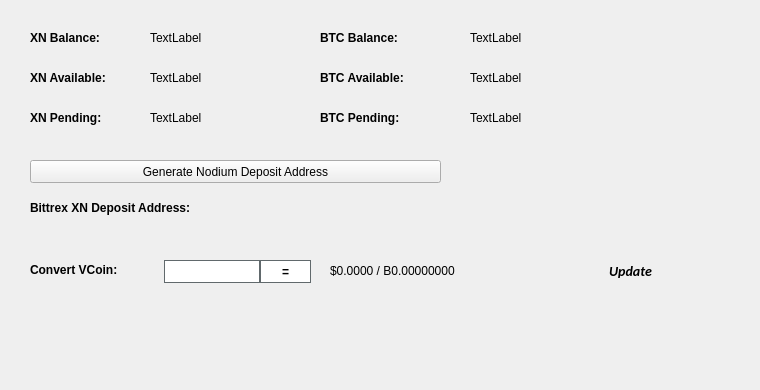
   <widget class="QWidget" name="BalanceTab">
    <attribute name="title">
     <string>Balance</string>
    </attribute>
    <widget class="QLabel" name="BitcoinBalanceLabel">
     <property name="geometry">
      <rect>
       <x>470</x>
       <y>30</y>
       <width>150</width>
       <height>16</height>
      </rect>
     </property>
     <property name="text">
      <string>TextLabel</string>
     </property>
    </widget>
    <widget class="QLabel" name="XNBalanceLabel">
     <property name="geometry">
      <rect>
       <x>150</x>
       <y>30</y>
       <width>150</width>
       <height>16</height>
      </rect>
     </property>
     <property name="text">
      <string>TextLabel</string>
     </property>
    </widget>
    <widget class="QLabel" name="label_11">
     <property name="geometry">
      <rect>
       <x>30</x>
       <y>30</y>
       <width>101</width>
       <height>16</height>
      </rect>
     </property>
     <property name="font">
      <font>
       <weight>75</weight>
       <bold>true</bold>
      </font>
     </property>
     <property name="text">
      <string>XN Balance:</string>
     </property>
    </widget>
    <widget class="QLabel" name="label_12">
     <property name="geometry">
      <rect>
       <x>320</x>
       <y>30</y>
       <width>101</width>
       <height>16</height>
      </rect>
     </property>
     <property name="font">
      <font>
       <weight>75</weight>
       <bold>true</bold>
      </font>
     </property>
     <property name="text">
      <string>BTC Balance:</string>
     </property>
    </widget>
    <widget class="QLabel" name="XNAvailableLabel_2">
     <property name="geometry">
      <rect>
       <x>150</x>
       <y>70</y>
       <width>150</width>
       <height>16</height>
      </rect>
     </property>
     <property name="text">
      <string>TextLabel</string>
     </property>
    </widget>
    <widget class="QLabel" name="label_13">
     <property name="geometry">
      <rect>
       <x>30</x>
       <y>70</y>
       <width>111</width>
       <height>16</height>
      </rect>
     </property>
     <property name="font">
      <font>
       <weight>75</weight>
       <bold>true</bold>
      </font>
     </property>
     <property name="text">
      <string>XN Available:</string>
     </property>
    </widget>
    <widget class="QLabel" name="label_14">
     <property name="geometry">
      <rect>
       <x>30</x>
       <y>110</y>
       <width>101</width>
       <height>16</height>
      </rect>
     </property>
     <property name="font">
      <font>
       <weight>75</weight>
       <bold>true</bold>
      </font>
     </property>
     <property name="text">
      <string>XN Pending:</string>
     </property>
    </widget>
    <widget class="QLabel" name="XNPendingLabel">
     <property name="geometry">
      <rect>
       <x>150</x>
       <y>110</y>
       <width>150</width>
       <height>16</height>
      </rect>
     </property>
     <property name="text">
      <string>TextLabel</string>
     </property>
    </widget>
    <widget class="QLabel" name="label_15">
     <property name="geometry">
      <rect>
       <x>320</x>
       <y>70</y>
       <width>111</width>
       <height>16</height>
      </rect>
     </property>
     <property name="font">
      <font>
       <weight>75</weight>
       <bold>true</bold>
      </font>
     </property>
     <property name="text">
      <string>BTC Available:</string>
     </property>
    </widget>
    <widget class="QLabel" name="BitcoinAvailableLabel">
     <property name="geometry">
      <rect>
       <x>470</x>
       <y>70</y>
       <width>150</width>
       <height>16</height>
      </rect>
     </property>
     <property name="text">
      <string>TextLabel</string>
     </property>
    </widget>
    <widget class="QLabel" name="label_31">
     <property name="geometry">
      <rect>
       <x>320</x>
       <y>110</y>
       <width>111</width>
       <height>16</height>
      </rect>
     </property>
     <property name="font">
      <font>
       <weight>75</weight>
       <bold>true</bold>
      </font>
     </property>
     <property name="text">
      <string>BTC Pending:</string>
     </property>
    </widget>
    <widget class="QLabel" name="BitcoinPendingLabel">
     <property name="geometry">
      <rect>
       <x>470</x>
       <y>110</y>
       <width>150</width>
       <height>16</height>
      </rect>
     </property>
     <property name="text">
      <string>TextLabel</string>
     </property>
    </widget>
    <widget class="QLabel" name="label_33">
     <property name="geometry">
      <rect>
       <x>30</x>
       <y>200</y>
       <width>221</width>
       <height>16</height>
      </rect>
     </property>
     <property name="font">
      <font>
       <weight>75</weight>
       <bold>true</bold>
      </font>
     </property>
     <property name="text">
      <string>Bittrex XN Deposit Address:</string>
     </property>
    </widget>
    <widget class="QPushButton" name="GenDepositBTN">
     <property name="geometry">
      <rect>
       <x>30</x>
       <y>160</y>
       <width>411</width>
       <height>23</height>
      </rect>
     </property>
     <property name="text">
      <string>Generate Nodium Deposit Address</string>
     </property>
     <property name="icon">
      <iconset resource="../nodium.qrc">
       <normaloff>:/icons/bitcoin</normaloff>:/icons/bitcoin</iconset>
     </property>
    </widget>
    <widget class="QLabel" name="DepositAddressLabel">
     <property name="geometry">
      <rect>
       <x>200</x>
       <y>200</y>
       <width>261</width>
       <height>16</height>
      </rect>
     </property>
     <property name="palette">
      <palette>
       <active>
        <colorrole role="WindowText">
         <brush brushstyle="SolidPattern">
          <color alpha="255">
           <red>0</red>
           <green>0</green>
           <blue>0</blue>
          </color>
         </brush>
        </colorrole>
        <colorrole role="Text">
         <brush brushstyle="SolidPattern">
          <color alpha="255">
           <red>0</red>
           <green>0</green>
           <blue>255</blue>
          </color>
         </brush>
        </colorrole>
       </active>
       <inactive>
        <colorrole role="WindowText">
         <brush brushstyle="SolidPattern">
          <color alpha="255">
           <red>0</red>
           <green>0</green>
           <blue>0</blue>
          </color>
         </brush>
        </colorrole>
        <colorrole role="Text">
         <brush brushstyle="SolidPattern">
          <color alpha="255">
           <red>0</red>
           <green>0</green>
           <blue>255</blue>
          </color>
         </brush>
        </colorrole>
       </inactive>
       <disabled>
        <colorrole role="WindowText">
         <brush brushstyle="SolidPattern">
          <color alpha="255">
           <red>120</red>
           <green>120</green>
           <blue>120</blue>
          </color>
         </brush>
        </colorrole>
        <colorrole role="Text">
         <brush brushstyle="SolidPattern">
          <color alpha="255">
           <red>120</red>
           <green>120</green>
           <blue>120</blue>
          </color>
         </brush>
        </colorrole>
       </disabled>
      </palette>
     </property>
     <property name="font">
      <font>
       <weight>75</weight>
       <bold>true</bold>
      </font>
     </property>
     <property name="text">
      <string/>
     </property>
     <property name="alignment">
      <set>Qt::AlignRight|Qt::AlignTrailing|Qt::AlignVCenter</set>
     </property>
     <property name="textInteractionFlags">
      <set>Qt::LinksAccessibleByMouse|Qt::TextSelectableByKeyboard|Qt::TextSelectableByMouse</set>
     </property>
    </widget>
    <widget class="QLabel" name="label_8">
     <property name="geometry">
      <rect>
       <x>460</x>
       <y>300</y>
       <width>281</width>
       <height>81</height>
      </rect>
     </property>
     <property name="text">
      <string/>
     </property>
     <property name="pixmap">
      <pixmap>:/images/bittrex</pixmap>
     </property>
    </widget>
    <widget class="QWidget" name="widgetConversion" native="true">
     <property name="geometry">
      <rect>
       <x>0</x>
       <y>250</y>
       <width>751</width>
       <height>43</height>
      </rect>
     </property>
     <property name="minimumSize">
      <size>
       <width>0</width>
       <height>43</height>
      </size>
     </property>
     <property name="styleSheet">
      <string notr="true"/>
     </property>
     <widget class="QPushButton" name="btnUpdateMarketData">
      <property name="geometry">
       <rect>
        <x>575</x>
        <y>0</y>
        <width>111</width>
        <height>41</height>
       </rect>
      </property>
      <property name="sizePolicy">
       <sizepolicy hsizetype="Expanding" vsizetype="Expanding">
        <horstretch>0</horstretch>
        <verstretch>0</verstretch>
       </sizepolicy>
      </property>
      <property name="font">
       <font>
        <family>calibri</family>
        <pointsize>-1</pointsize>
        <weight>75</weight>
        <italic>true</italic>
        <bold>true</bold>
       </font>
      </property>
      <property name="styleSheet">
       <string notr="true">margin:0px;text-align:center;padding:2px;border-radius:3px;font-style:italic;width:100px;font-size:14px;font-family:calibri;font-weight:600;</string>
      </property>
      <property name="text">
       <string>Update</string>
      </property>
      <property name="iconSize">
       <size>
        <width>150</width>
        <height>35</height>
       </size>
      </property>
      <property name="autoDefault">
       <bool>true</bool>
      </property>
      <property name="default">
       <bool>true</bool>
      </property>
     </widget>
     <widget class="QLabel" name="lblConvertVCoin">
      <property name="geometry">
       <rect>
        <x>30</x>
        <y>10</y>
        <width>131</width>
        <height>20</height>
       </rect>
      </property>
      <property name="styleSheet">
       <string notr="true"/>
      </property>
      <property name="text">
       <string>&lt;html&gt;&lt;head/&gt;&lt;body&gt;&lt;p&gt;&lt;span style=&quot; font-weight:600;&quot;&gt;Convert VCoin:&lt;/span&gt;&lt;/p&gt;&lt;/body&gt;&lt;/html&gt;</string>
      </property>
     </widget>
     <widget class="QLineEdit" name="txtConvertVCoinQty">
      <property name="geometry">
       <rect>
        <x>160</x>
        <y>10</y>
        <width>100</width>
        <height>23</height>
       </rect>
      </property>
      <property name="minimumSize">
       <size>
        <width>100</width>
        <height>23</height>
       </size>
      </property>
      <property name="maximumSize">
       <size>
        <width>100</width>
        <height>16777215</height>
       </size>
      </property>
      <property name="styleSheet">
       <string notr="true">border: 1px solid #61696c;margin-left:4px;</string>
      </property>
     </widget>
     <widget class="QPushButton" name="btnConvertNodium">
      <property name="geometry">
       <rect>
        <x>260</x>
        <y>10</y>
        <width>51</width>
        <height>23</height>
       </rect>
      </property>
      <property name="minimumSize">
       <size>
        <width>0</width>
        <height>23</height>
       </size>
      </property>
      <property name="styleSheet">
       <string notr="true">border:1px solid #61696c;background:white;font-weight:600;</string>
      </property>
      <property name="text">
       <string>=</string>
      </property>
     </widget>
     <widget class="QLabel" name="lblConvertVCoinResults">
      <property name="geometry">
       <rect>
        <x>330</x>
        <y>0</y>
        <width>201</width>
        <height>41</height>
       </rect>
      </property>
      <property name="styleSheet">
       <string notr="true"/>
      </property>
      <property name="text">
       <string>$0.0000 / B0.00000000</string>
      </property>
     </widget>
     <widget class="QLabel" name="iconOverviewUpdateWait">
      <property name="geometry">
       <rect>
        <x>670</x>
        <y>10</y>
        <width>24</width>
        <height>24</height>
       </rect>
      </property>
      <property name="text">
       <string/>
      </property>
      <property name="pixmap">
       <pixmap resource="../nodium.qrc">:/icons/transaction_1</pixmap>
      </property>
      <property name="scaledContents">
       <bool>true</bool>
      </property>
      <property name="alignment">
       <set>Qt::AlignCenter</set>
      </property>
     </widget>
    </widget>
   </widget>
